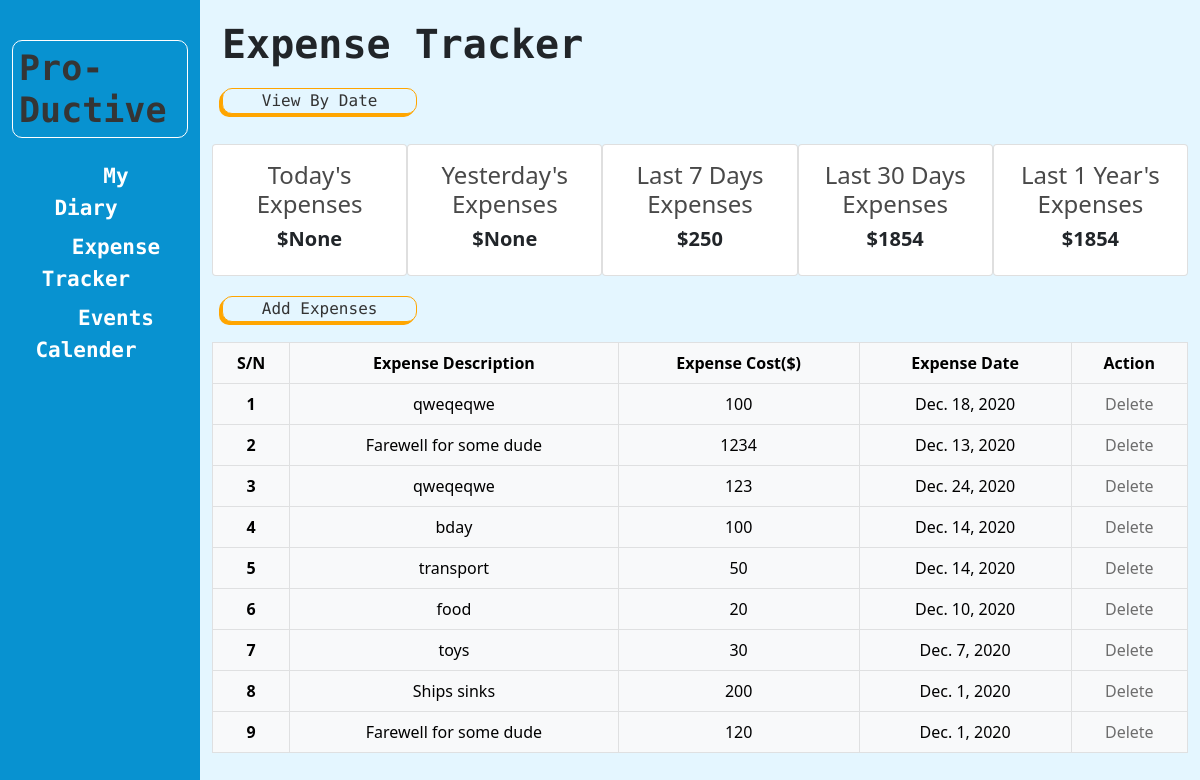
The page /expensetracker/ on the database as committed earlier.
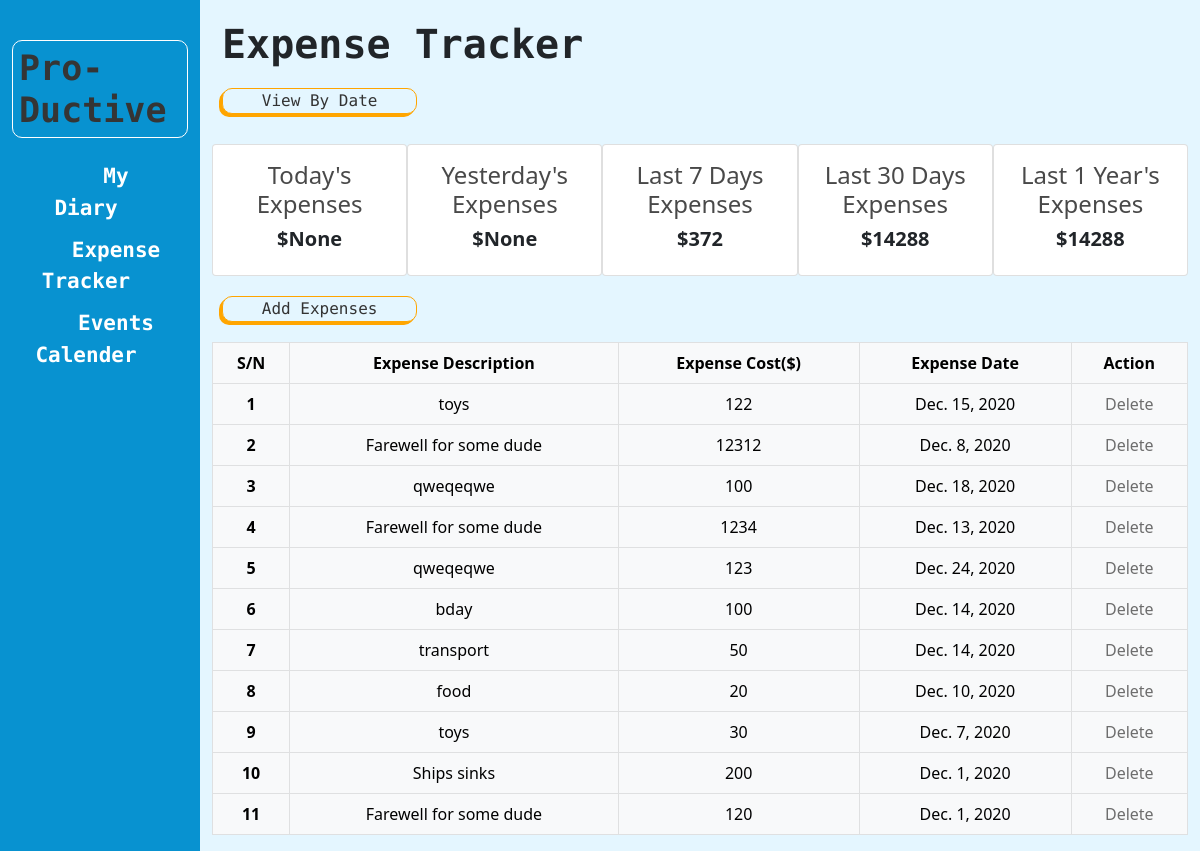
The same page on the database as committed later.
### expensetracker/models.py (models this page shows, shortened)
class Expenses(models.Model):
    user = models.ForeignKey(User, on_delete=models.CASCADE, null=True)
    date = models.DateField()
    description = models.CharField(max_length=100, null=True)
    cost = models.CharField(max_length=30)
    notedate = models.DateTimeField(auto_now_add=True)

### expensetracker/views.py (the view, shortened to what this page needs)
# urls.py: path('', views.dashboard, name='dashboard'),
def dashboard(request):
    entries = Expenses.objects.order_by('-notedate')
    form = ExpenseForm()
    context = {'entries': entries, "form": form}
    today = datetime.now().date()
    yesterday = today - timedelta(1)
    seven = today - timedelta(7)
    thirty = today - timedelta(30)
    year = today - timedelta(365)
    tc = Expenses.objects.filter(date=today).aggregate(Sum('cost'))
    yc = Expenses.objects.filter(date=yesterday).aggregate(Sum('cost'))
    sc = Expenses.objects.filter(
        date__gte=seven, date__lte=today).aggregate(Sum('cost'))
    thc = Expenses.objects.filter(
        date__gte=thirty, date__lte=today).aggregate(Sum('cost'))
    yrc = Expenses.objects.filter(
        date__gte=year, date__lte=today).aggregate(Sum('cost'))
    context = {'today': today, 'tc': tc,
               'yc': yc, "sc": sc, "thc": thc, 'yrc': yrc, 'form': form, "entries": entries}
    return render(request, "expensetracker/dashboard.html", context)

### expensetracker/templates/expensetracker/dashboard.html (shortened to what this page needs)
{% extends 'expensetracker/base.html' %}
{% load static %}
{% load crispy_forms_tags %}
{%block body%}
<div class="expense-header">
  <h1 style="font-family: 'Space Mono', monospace; margin: 20px 10px;font-weight: 700;">Expense Tracker</h1>
  <a class="date-range" href="daterange">View By Date</a>
</div>
<div class="data-display">
  <div class="card" style="width: 18rem;">
    <div class="card-body">
      <h4 class="card-title">Today's Expenses</h4>
      <h5>${{tc.cost__sum}}</h5>
    </div>
  </div>
  <div class="card" style="width: 18rem;">
    <div class="card-body">
      <h4 class="card-title">Yesterday's Expenses</h4>
      <h5>${{yc.cost__sum}}</h5>
    </div>
  </div>
  <div class="card" style="width: 18rem;">
    <div class="card-body">
      <h4 class="card-title">Last 7 Days Expenses</h4>
      <h5>${{sc.cost__sum}}</h5>
    </div>
  </div>
  <div class="card" style="width: 18rem;">
    <div class="card-body">
      <h4 class="card-title">Last 30 Days Expenses</h4>
      <h5>${{thc.cost__sum}}</h5>
    </div>
  </div>
  <div class="card" style="width: 18rem;">
    <div class="card-body">
      <h4 class="card-title">Last 1 Year's Expenses</h4>
      <h5>${{yrc.cost__sum}}</h5>
    </div>
  </div>
</div>
<div>
  <div class="add-expense" type="button" data-bs-toggle="modal" data-bs-target="#exampleModal">
    Add Expenses
  </div>
</div>
<table class="table table-bordered table-light">
  <thead>
    <tr>
      <th class="text-center" scope="col">S/N</th>
      <th class="text-center" scope="col">Expense Description</th>
      <th class="text-center" scope="col">Expense Cost($)</th>
      <th class="text-center" scope="col">Expense Date</th>
      <th class="text-center" scope="col">Action</th>
    </tr>
  </thead>
  <tbody>
    {%for entry in entries%}
    <tr>
      <th class="text-center" scope="row">{{forloop.counter}}</th>
      <td class="text-center">{{entry.description}}</td>
      <td class="text-center">{{entry.cost}}</td>
      <td class="text-center">{{entry.date}}</td>
      <td class="text-center" scope="col">
        <a href="{% url 'expensetracker:edit_entry' entry.id %}?del=true">Delete</a>
      </td>
    </tr>
    {%endfor%}
  </tbody>
</table>
{%endblock%}

Rows that differ between the two databases and show on the page:
added Expenses: description "toys", cost "122", date "Dec. 15, 2020"
added Expenses: description "Farewell for some dude", cost "12312", date "Dec. 8, 2020"
Other text that changed with them:
{{ sc.cost__sum }}: "250" → "372"
{{ thc.cost__sum }}: "1854" → "14288"
{{ yrc.cost__sum }}: "1854" → "14288"
